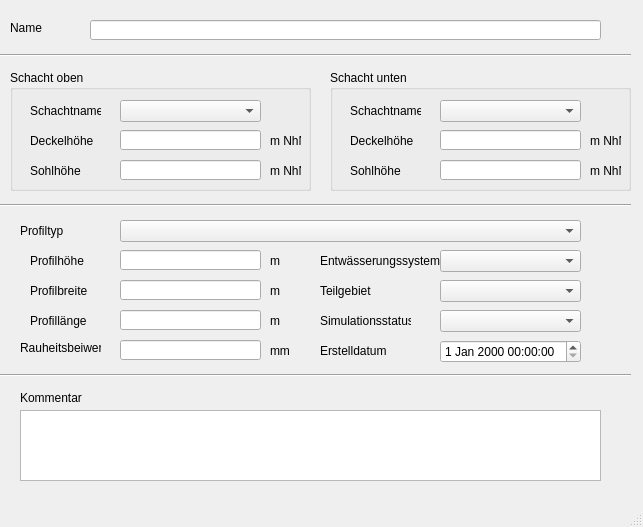
<?xml version="1.0" encoding="UTF-8"?>
<ui version="4.0">
 <class>MainWindow</class>
 <widget class="QMainWindow" name="MainWindow">
  <property name="geometry">
   <rect>
    <x>0</x>
    <y>0</y>
    <width>643</width>
    <height>527</height>
   </rect>
  </property>
  <property name="windowTitle">
   <string>MainWindow</string>
  </property>
  <widget class="QWidget" name="centralwidget">
   <widget class="QLabel" name="label">
    <property name="geometry">
     <rect>
      <x>10</x>
      <y>20</y>
      <width>46</width>
      <height>16</height>
     </rect>
    </property>
    <property name="text">
     <string>Name</string>
    </property>
   </widget>
   <widget class="QLabel" name="label_54">
    <property name="geometry">
     <rect>
      <x>20</x>
      <y>220</y>
      <width>91</width>
      <height>21</height>
     </rect>
    </property>
    <property name="text">
     <string>Profiltyp</string>
    </property>
   </widget>
   <widget class="QComboBox" name="profilnam">
    <property name="geometry">
     <rect>
      <x>120</x>
      <y>220</y>
      <width>461</width>
      <height>22</height>
     </rect>
    </property>
   </widget>
   <widget class="QLabel" name="label_70">
    <property name="geometry">
     <rect>
      <x>270</x>
      <y>340</y>
      <width>46</width>
      <height>21</height>
     </rect>
    </property>
    <property name="text">
     <string>mm</string>
    </property>
   </widget>
   <widget class="QLabel" name="label_61">
    <property name="geometry">
     <rect>
      <x>20</x>
      <y>340</y>
      <width>81</width>
      <height>16</height>
     </rect>
    </property>
    <property name="text">
     <string>Rauheitsbeiwert</string>
    </property>
   </widget>
   <widget class="QLineEdit" name="ks">
    <property name="geometry">
     <rect>
      <x>120</x>
      <y>340</y>
      <width>141</width>
      <height>20</height>
     </rect>
    </property>
   </widget>
   <widget class="QGroupBox" name="groupBox">
    <property name="geometry">
     <rect>
      <x>10</x>
      <y>70</y>
      <width>301</width>
      <height>121</height>
     </rect>
    </property>
    <property name="title">
     <string>Schacht oben</string>
    </property>
    <widget class="QLabel" name="label_4">
     <property name="geometry">
      <rect>
       <x>20</x>
       <y>60</y>
       <width>71</width>
       <height>21</height>
      </rect>
     </property>
     <property name="text">
      <string>Deckelhöhe</string>
     </property>
    </widget>
    <widget class="QLabel" name="label_3">
     <property name="geometry">
      <rect>
       <x>20</x>
       <y>30</y>
       <width>71</width>
       <height>21</height>
      </rect>
     </property>
     <property name="text">
      <string>Schachtname</string>
     </property>
    </widget>
    <widget class="QLabel" name="label_13">
     <property name="geometry">
      <rect>
       <x>260</x>
       <y>60</y>
       <width>31</width>
       <height>21</height>
      </rect>
     </property>
     <property name="text">
      <string>m NhN</string>
     </property>
    </widget>
    <widget class="QLabel" name="label_5">
     <property name="geometry">
      <rect>
       <x>20</x>
       <y>90</y>
       <width>71</width>
       <height>21</height>
      </rect>
     </property>
     <property name="text">
      <string>Sohlhöhe</string>
     </property>
    </widget>
    <widget class="QLabel" name="label_14">
     <property name="geometry">
      <rect>
       <x>260</x>
       <y>90</y>
       <width>31</width>
       <height>21</height>
      </rect>
     </property>
     <property name="text">
      <string>m NhN</string>
     </property>
    </widget>
    <widget class="QComboBox" name="schoben">
     <property name="geometry">
      <rect>
       <x>110</x>
       <y>30</y>
       <width>141</width>
       <height>22</height>
      </rect>
     </property>
    </widget>
    <widget class="QLineEdit" name="deckeloben">
     <property name="geometry">
      <rect>
       <x>110</x>
       <y>60</y>
       <width>141</width>
       <height>20</height>
      </rect>
     </property>
    </widget>
    <widget class="QLineEdit" name="sohleoben">
     <property name="geometry">
      <rect>
       <x>110</x>
       <y>90</y>
       <width>141</width>
       <height>20</height>
      </rect>
     </property>
    </widget>
   </widget>
   <widget class="QLabel" name="label_51">
    <property name="geometry">
     <rect>
      <x>320</x>
      <y>250</y>
      <width>121</width>
      <height>21</height>
     </rect>
    </property>
    <property name="text">
     <string>Entwässerungssystem</string>
    </property>
   </widget>
   <widget class="QLabel" name="label_7">
    <property name="geometry">
     <rect>
      <x>30</x>
      <y>280</y>
      <width>61</width>
      <height>21</height>
     </rect>
    </property>
    <property name="text">
     <string>Profilbreite</string>
    </property>
   </widget>
   <widget class="QComboBox" name="simstatus">
    <property name="geometry">
     <rect>
      <x>440</x>
      <y>310</y>
      <width>141</width>
      <height>22</height>
     </rect>
    </property>
   </widget>
   <widget class="QComboBox" name="entwart">
    <property name="geometry">
     <rect>
      <x>440</x>
      <y>250</y>
      <width>141</width>
      <height>22</height>
     </rect>
    </property>
   </widget>
   <widget class="QLabel" name="label_10">
    <property name="geometry">
     <rect>
      <x>320</x>
      <y>310</y>
      <width>91</width>
      <height>21</height>
     </rect>
    </property>
    <property name="text">
     <string>Simulationsstatus</string>
    </property>
    <property name="buddy">
     <cstring>simstatus</cstring>
    </property>
   </widget>
   <widget class="QLabel" name="label_16">
    <property name="geometry">
     <rect>
      <x>270</x>
      <y>250</y>
      <width>31</width>
      <height>21</height>
     </rect>
    </property>
    <property name="text">
     <string>m </string>
    </property>
   </widget>
   <widget class="QLabel" name="label_6">
    <property name="geometry">
     <rect>
      <x>30</x>
      <y>250</y>
      <width>61</width>
      <height>21</height>
     </rect>
    </property>
    <property name="text">
     <string>Profilhöhe</string>
    </property>
   </widget>
   <widget class="QGroupBox" name="groupBox_3">
    <property name="geometry">
     <rect>
      <x>330</x>
      <y>70</y>
      <width>301</width>
      <height>121</height>
     </rect>
    </property>
    <property name="title">
     <string>Schacht unten</string>
    </property>
    <widget class="QLabel" name="label_19">
     <property name="geometry">
      <rect>
       <x>20</x>
       <y>60</y>
       <width>71</width>
       <height>21</height>
      </rect>
     </property>
     <property name="text">
      <string>Deckelhöhe</string>
     </property>
    </widget>
    <widget class="QLineEdit" name="sohleunten">
     <property name="geometry">
      <rect>
       <x>110</x>
       <y>90</y>
       <width>141</width>
       <height>20</height>
      </rect>
     </property>
    </widget>
    <widget class="QLineEdit" name="deckelunten">
     <property name="geometry">
      <rect>
       <x>110</x>
       <y>60</y>
       <width>141</width>
       <height>20</height>
      </rect>
     </property>
    </widget>
    <widget class="QLabel" name="label_18">
     <property name="geometry">
      <rect>
       <x>260</x>
       <y>60</y>
       <width>31</width>
       <height>21</height>
      </rect>
     </property>
     <property name="text">
      <string>m NhN</string>
     </property>
    </widget>
    <widget class="QLabel" name="label_9">
     <property name="geometry">
      <rect>
       <x>20</x>
       <y>30</y>
       <width>71</width>
       <height>21</height>
      </rect>
     </property>
     <property name="text">
      <string>Schachtname</string>
     </property>
    </widget>
    <widget class="QLabel" name="label_8">
     <property name="geometry">
      <rect>
       <x>20</x>
       <y>90</y>
       <width>71</width>
       <height>21</height>
      </rect>
     </property>
     <property name="text">
      <string>Sohlhöhe</string>
     </property>
    </widget>
    <widget class="QLabel" name="label_15">
     <property name="geometry">
      <rect>
       <x>260</x>
       <y>90</y>
       <width>31</width>
       <height>21</height>
      </rect>
     </property>
     <property name="text">
      <string>m NhN</string>
     </property>
    </widget>
    <widget class="QComboBox" name="schunten">
     <property name="geometry">
      <rect>
       <x>110</x>
       <y>30</y>
       <width>141</width>
       <height>22</height>
      </rect>
     </property>
    </widget>
   </widget>
   <widget class="QLineEdit" name="hoehe">
    <property name="geometry">
     <rect>
      <x>120</x>
      <y>250</y>
      <width>141</width>
      <height>20</height>
     </rect>
    </property>
   </widget>
   <widget class="QLineEdit" name="breite">
    <property name="geometry">
     <rect>
      <x>120</x>
      <y>280</y>
      <width>141</width>
      <height>20</height>
     </rect>
    </property>
   </widget>
   <widget class="QLineEdit" name="laenge">
    <property name="geometry">
     <rect>
      <x>120</x>
      <y>310</y>
      <width>141</width>
      <height>20</height>
     </rect>
    </property>
   </widget>
   <widget class="QLabel" name="label_17">
    <property name="geometry">
     <rect>
      <x>30</x>
      <y>310</y>
      <width>61</width>
      <height>21</height>
     </rect>
    </property>
    <property name="text">
     <string>Profillänge</string>
    </property>
   </widget>
   <widget class="QLabel" name="label_20">
    <property name="geometry">
     <rect>
      <x>270</x>
      <y>280</y>
      <width>31</width>
      <height>21</height>
     </rect>
    </property>
    <property name="text">
     <string>m </string>
    </property>
   </widget>
   <widget class="QLabel" name="label_21">
    <property name="geometry">
     <rect>
      <x>270</x>
      <y>310</y>
      <width>31</width>
      <height>21</height>
     </rect>
    </property>
    <property name="text">
     <string>m </string>
    </property>
   </widget>
   <widget class="Line" name="line_3">
    <property name="geometry">
     <rect>
      <x>0</x>
      <y>40</y>
      <width>631</width>
      <height>31</height>
     </rect>
    </property>
    <property name="orientation">
     <enum>Qt::Horizontal</enum>
    </property>
   </widget>
   <widget class="Line" name="line_4">
    <property name="geometry">
     <rect>
      <x>0</x>
      <y>190</y>
      <width>631</width>
      <height>31</height>
     </rect>
    </property>
    <property name="orientation">
     <enum>Qt::Horizontal</enum>
    </property>
   </widget>
   <widget class="QLabel" name="label_71">
    <property name="geometry">
     <rect>
      <x>320</x>
      <y>340</y>
      <width>71</width>
      <height>21</height>
     </rect>
    </property>
    <property name="text">
     <string>Erstelldatum</string>
    </property>
   </widget>
   <widget class="QTextEdit" name="kommentar">
    <property name="geometry">
     <rect>
      <x>20</x>
      <y>410</y>
      <width>581</width>
      <height>71</height>
     </rect>
    </property>
   </widget>
   <widget class="QLabel" name="label_22">
    <property name="geometry">
     <rect>
      <x>20</x>
      <y>390</y>
      <width>81</width>
      <height>16</height>
     </rect>
    </property>
    <property name="text">
     <string>Kommentar</string>
    </property>
   </widget>
   <widget class="Line" name="line_2">
    <property name="geometry">
     <rect>
      <x>0</x>
      <y>360</y>
      <width>631</width>
      <height>31</height>
     </rect>
    </property>
    <property name="orientation">
     <enum>Qt::Horizontal</enum>
    </property>
   </widget>
   <widget class="QLineEdit" name="haltnam">
    <property name="geometry">
     <rect>
      <x>90</x>
      <y>20</y>
      <width>511</width>
      <height>20</height>
     </rect>
    </property>
   </widget>
   <widget class="QgsDateTimeEdit" name="createdat">
    <property name="geometry">
     <rect>
      <x>440</x>
      <y>340</y>
      <width>141</width>
      <height>23</height>
     </rect>
    </property>
   </widget>
   <widget class="QLabel" name="label_11">
    <property name="geometry">
     <rect>
      <x>320</x>
      <y>280</y>
      <width>71</width>
      <height>21</height>
     </rect>
    </property>
    <property name="text">
     <string>Teilgebiet</string>
    </property>
    <property name="buddy">
     <cstring>simstatus</cstring>
    </property>
   </widget>
   <widget class="QComboBox" name="teilgebiet">
    <property name="geometry">
     <rect>
      <x>440</x>
      <y>280</y>
      <width>141</width>
      <height>22</height>
     </rect>
    </property>
   </widget>
  </widget>
  <widget class="QMenuBar" name="menubar">
   <property name="geometry">
    <rect>
     <x>0</x>
     <y>0</y>
     <width>643</width>
     <height>21</height>
    </rect>
   </property>
  </widget>
  <widget class="QStatusBar" name="statusbar"/>
 </widget>
 <customwidgets>
  <customwidget>
   <class>QgsDateTimeEdit</class>
   <extends>QDateTimeEdit</extends>
   <header>qgsdatetimeedit.h</header>
  </customwidget>
 </customwidgets>
 <resources/>
 <connections/>
</ui>
